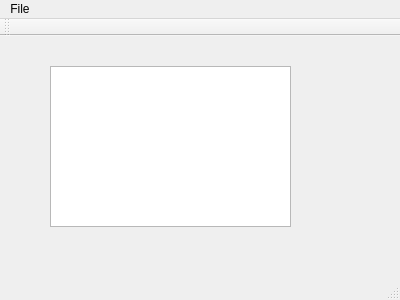
<?xml version="1.0" encoding="UTF-8"?>
<ui version="4.0">
 <class>MainWindow</class>
 <widget class="QMainWindow" name="MainWindow">
  <property name="geometry">
   <rect>
    <x>0</x>
    <y>0</y>
    <width>400</width>
    <height>300</height>
   </rect>
  </property>
  <property name="windowTitle">
   <string>MainWindow</string>
  </property>
  <widget class="QWidget" name="centralWidget">
   <widget class="QPlainTextEdit" name="plainTextEdit">
    <property name="geometry">
     <rect>
      <x>50</x>
      <y>30</y>
      <width>241</width>
      <height>161</height>
     </rect>
    </property>
   </widget>
  </widget>
  <widget class="QMenuBar" name="menuBar">
   <property name="geometry">
    <rect>
     <x>0</x>
     <y>0</y>
     <width>400</width>
     <height>21</height>
    </rect>
   </property>
   <widget class="QMenu" name="menuFile">
    <property name="title">
     <string>File</string>
    </property>
    <addaction name="actionNewWindow"/>
   </widget>
   <addaction name="menuFile"/>
  </widget>
  <widget class="QToolBar" name="mainToolBar">
   <attribute name="toolBarArea">
    <enum>TopToolBarArea</enum>
   </attribute>
   <attribute name="toolBarBreak">
    <bool>false</bool>
   </attribute>
  </widget>
  <widget class="QStatusBar" name="statusBar"/>
  <action name="actionNewWindow">
   <property name="text">
    <string>NewWindow</string>
   </property>
  </action>
 </widget>
 <layoutdefault spacing="6" margin="11"/>
 <resources/>
 <connections/>
</ui>
